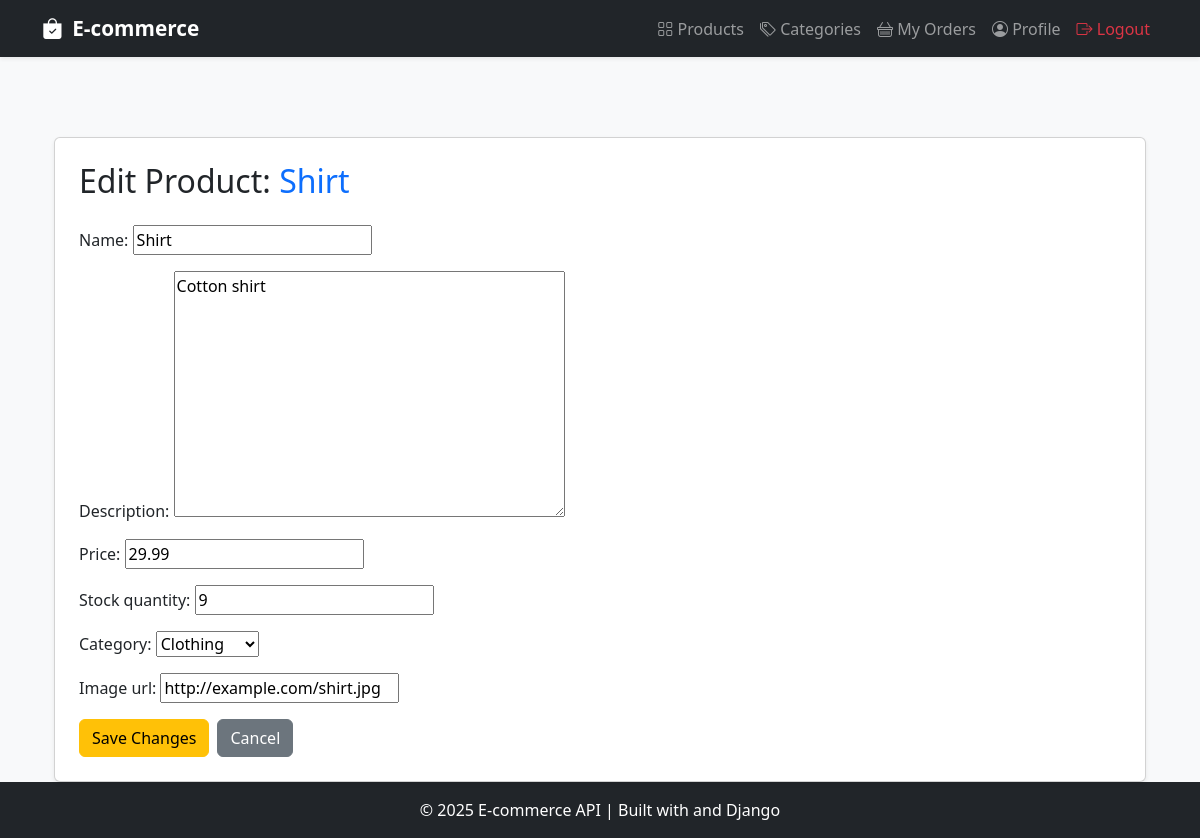
The page /products/4/edit/ (signed in) on the database its author committed.
### products/models.py (models this page shows, shortened)
class Product(models.Model):
    name = models.CharField(max_length=100, unique=True, blank=False)  # Required
    description = models.TextField(blank=True)
    price = models.DecimalField(
        max_digits=10, decimal_places=2, blank=False,
        validators=[MinValueValidator(0.01)]  # Price > 0
    )
    category = models.ForeignKey(Category, on_delete=models.CASCADE, related_name='products', default=1)
    stock_quantity = models.PositiveIntegerField(
        default=0, blank=False,
        validators=[MinValueValidator(0)]  # Stock >= 0
    )
    image_url = models.URLField(max_length=200, blank=True)
    created_date = models.DateTimeField(auto_now_add=True)

class Category(models.Model):
    name = models.CharField(max_length=100, unique=True)
    description = models.TextField(blank=True)
    def __str__(self):
        return self.name

### products/views.py (the view)
# urls.py: path('products/<int:pk>/edit/', product_edit_view, name='product_edit'),
@login_required
def product_edit_view(request, pk):
    product = get_object_or_404(Product, pk=pk)
    if request.method == 'POST':
        form = ProductForm(request.POST, instance=product)
        if form.is_valid():
            form.save()
            return redirect('product_detail', pk=product.pk)
    else:
        form = ProductForm(instance=product)
    context = {'form': form, 'product': product}
    return render(request, 'product_edit.html', context)

### products/forms.py
class ProductForm(forms.ModelForm):
    class Meta:
        model = Product
        fields = ['name', 'description', 'price', 'stock_quantity', 'category', 'image_url']

### templates/product_edit.html (shortened to what this page needs)
{% extends "base.html" %}
{% block content %}
<div class="container mt-5">
    <div class="card shadow-sm p-4">
        <h2 class="mb-4">Edit Product: <span class="text-primary">{{ product.name }}</span></h2>
        <form method="post">
            {{ form.as_p }}
            <div class="d-flex gap-2 mt-3">
                <button type="submit" class="btn btn-warning">Save Changes</button>
                <a href="{% url 'product_detail' product.id %}" class="btn btn-secondary">Cancel</a>
            </div>
        </form>
    </div>
</div>
{% endblock %}

### templates/base.html (style rules this page uses)
body { background-color: #f8f9fa; }

### rows shown on the page
Product: name "Shirt", description "Cotton shirt", price "29.99", stock_quantity "9", category "Clothing", image_url "http://example.com/shirt.jpg"
